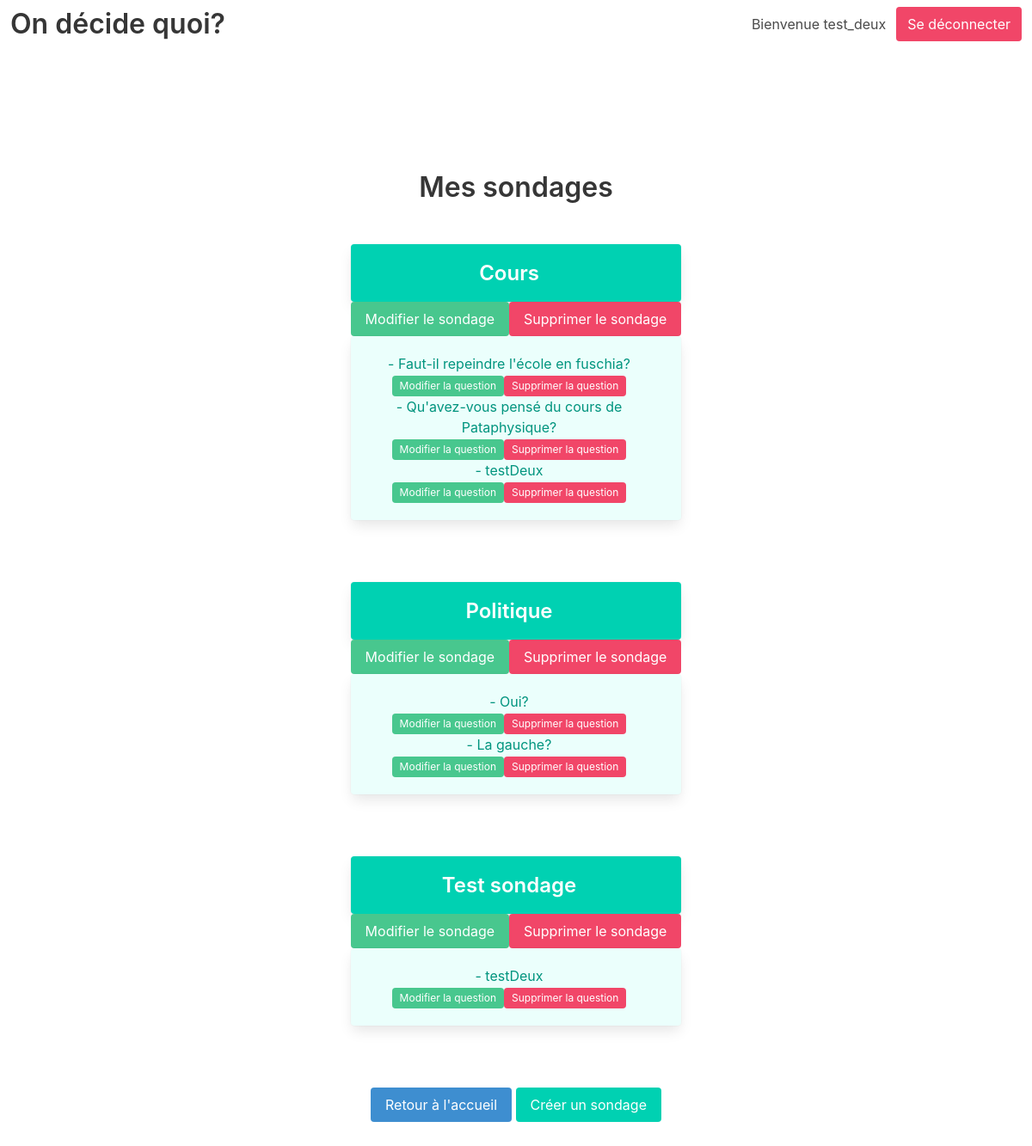
Before: /polls/default (signed in) with the older database file.
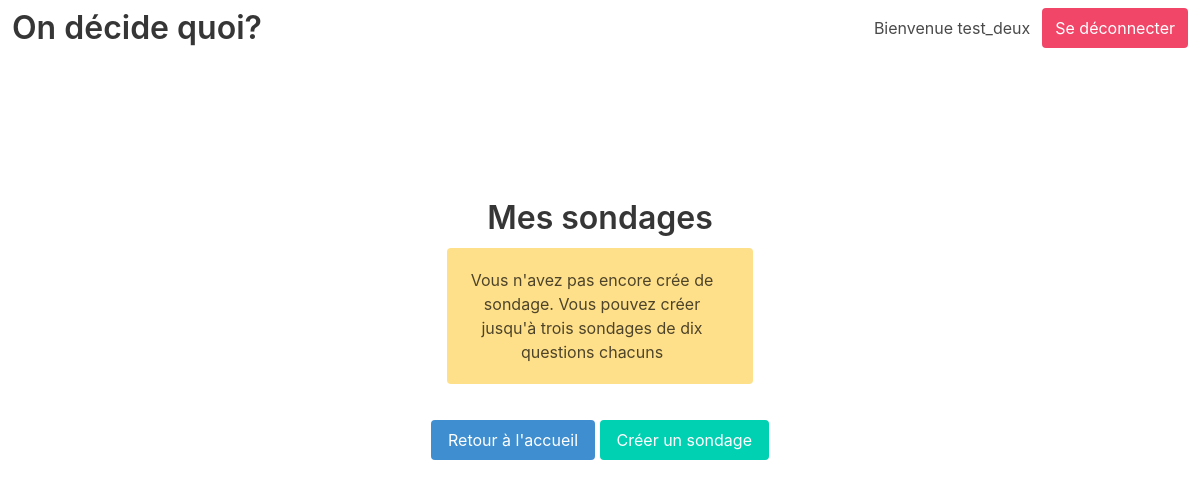
After: the same page with the newer database file.
### polling/models.py (models this page shows, shortened)
class QuestionGroup(models.Model):
    name=models.CharField(max_length=600)
    creator=models.ForeignKey(User, on_delete=models.CASCADE)
    max_responders=models.IntegerField(blank=True,default=0)
    created=models.DateTimeField('date published')
    user_group=models.ForeignKey(Group, on_delete=models.CASCADE,blank=True,default=0)

class Question(models.Model):
    question_text = models.CharField(max_length=600)
    has_multiple_choices=models.BooleanField(default=False)
    question_group=models.ForeignKey(QuestionGroup, on_delete=models.CASCADE,null=True)
    question_number=models.IntegerField(blank=True,default=0)
    user_group=models.ForeignKey(Group, on_delete=models.CASCADE,blank=True,default=0)

### polling/views.py (the view)
# urls.py: path('polls/<str:user_group>', views.userGroups, name='userGroups'),
def userGroups(request,user_group):
    if not request.user.is_authenticated:
        raise Http404("Poll does not exist")
        return render(request,'polling/portal.html')
    else:
        try:
            current_group=Group.objects.get(name=user_group)
        except(KeyError, Group.DoesNotExist):
            raise Http404("This user group does not exist")
            return render(request,'polling/portal.html')
    groupList=QuestionGroup.objects.filter(user_group__name__exact=user_group)
    return render(request, 'polling/userGroups.html', {'groupList':groupList })

### polling/templates/polling/userGroups.html (shortened to what this page needs)
{% extends 'polling/base.html' %}
{% block content %}
<div class="container has-text-centered">
    <section class="section is-medium">
        <h1 class="title">Mes sondages</h1>
        <div class="tile is-ancestor">
            <div class="tile is-parent"></div>
        {% if groupList %}
            <div class="tile is-parent is-vertical">
            {% for group in groupList %}
                <br/>
                <section class="hoverable">
                    <a href="{%url 'polling:userGroupsDetail' user_group=group.creator  group_name=group.name%}"><div class="tile is-child notification is-primary box"><h2 class="title is-4">{{ group.name }}</h2></div></a>
                    {% if user.is_authenticated %}
                    <div class="has-text-centered">
                        <p class="level-item control field">
                            <button class="button is-success"><a href="{%url 'polling:userGroupsEdit' user_group=group.creator  group_name=group.name%}">Modifier le sondage</a></button>
                            <button class="button is-danger"><a href="{%url 'polling:userGroupsDelete' user_group=group.creator  group_name=group.name%}">Supprimer le sondage</a></button>
                        </p>
                    </div>
                    {% endif %}
                    <div class="notification is-primary is-light box">
                        {%for question in group.question_set.all%}
                        <p>- {{question.question_text}}</p>
                            <div class="has-text-centered">
                                <p class="level-item control field">
                                    <a href="{% url 'polling:questionEdit' user_group=group.creator group_name=group.name question_id=question.id %}"><span class="tag is-success">Modifier la question</span></a>
                                    <a href="{% url 'polling:questionDelete' user_group=group.creator group_name=group.name question_id=question.id %}"><span class="tag is-danger">Supprimer la question</span></a>
                                </p>
                            </div>
                        {%empty%}
                        <p>Ce sondage ne comporte aucune question pour l'instant</p>
                        {%endfor%}
                    </div>
                    <br/>
                </section>
            {% endfor %}
            </div>
        {% else %}
            <div class="tile notification is-warning">
                <p>Vous n'avez pas encore crée de sondage.
                Vous pouvez créer jusqu'à trois sondages de dix questions chacuns</p>
            </div>
        {% endif %}
            <div class="tile is-parent"></div>
        </div>
        {% if user.is_authenticated %}
        <button class="button is-info"><a href="{%url 'polling:portal'%}">Retour à l'accueil</a></button>
        <button class="button is-primary"><a href="{% url 'polling:userGroupsNew' user_group=request.user.id %}">Créer un sondage</a></button>
    </section>
    {%endif%}
</div>
{% endblock %}

Changed rows visible on the page:
removed QuestionGroup: name "Cours"
removed Question: question_text "Faut-il repeindre l'école en fuschia?", shown under "Cours"
removed Question: question_text "Qu'avez-vous pensé du cours de Pataphysique?", shown under "Cours"
removed Question: question_text "testDeux", shown under "Cours"
removed QuestionGroup: name "Politique"
removed Question: question_text "Oui?", shown under "Politique"
removed Question: question_text "La gauche?", shown under "Politique"
removed QuestionGroup: name "Test sondage"
removed Question: question_text "testDeux", shown under "Test sondage"
Other visible differences:
text now shown: "Vous n'avez pas encore crée de sondage. Vous pouvez créer jusqu'à trois sondages de dix questions chacuns"
